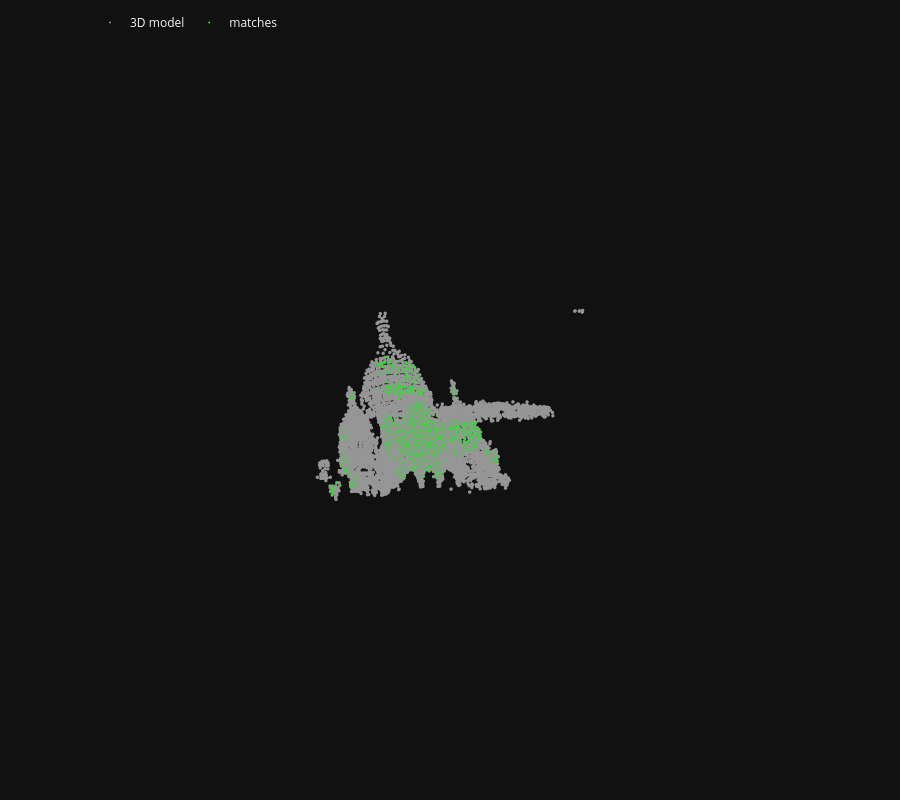

Source (notebook cell):
### Code cell
from hloc.utils import viz_3d
fig = viz_3d.init_figure()
viz_3d.plot_points(
    fig, points_3d, color="rgba(150,150,150,1)", name="3D model"
)
viz_3d.plot_points(fig, matched_3d_coords, color="lime", ps=1, name="matches")
fig.show()

### Figure 1 — Plotly figure (JSON) as saved in the notebook; plotly's stock layout.template omitted (floating-point values rounded to 4 significant figures; data arrays with more than 128 entries replaced by an {"elided": "..."} marker saying what was removed)
{"data": [{"legendgroup": "3D model", "marker": {"color": "rgba(150,150,150,1)", "line": {"width": 0}, "size": 2}, "mode": "markers", "name": "3D model", "type": "scatter3d", "x": {"elided": "5898 float values"}, "y": {"elided": "5898 float values"}, "z": {"elided": "5898 float values"}}, {"legendgroup": "matches", "marker": {"color": "lime", "line": {"width": 0}, "size": 1}, "mode": "markers", "name": "matches", "type": "scatter3d", "x": {"elided": "1886 float values"}, "y": {"elided": "1886 float values"}, "z": {"elided": "1886 float values"}}], "layout": {"height": 800, "legend": {"orientation": "h", "x": 0.1, "xanchor": "left", "y": 0.99, "yanchor": "top"}, "margin": {"b": 0, "l": 0, "pad": 0, "r": 0, "t": 0}, "scene": {"aspectmode": "data", "camera": {"eye": {"x": 0, "y": -0.1, "z": -2}, "projection": {"type": "orthographic"}, "up": {"x": 0, "y": -1, "z": 0}}, "dragmode": "orbit", "xaxis": {"autorange": true, "showbackground": false, "showgrid": false, "showline": false, "showticklabels": true, "visible": false}, "yaxis": {"autorange": true, "showbackground": false, "showgrid": false, "showline": false, "showticklabels": true, "visible": false}, "zaxis": {"autorange": true, "showbackground": false, "showgrid": false, "showline": false, "showticklabels": true, "visible": false}}}}
